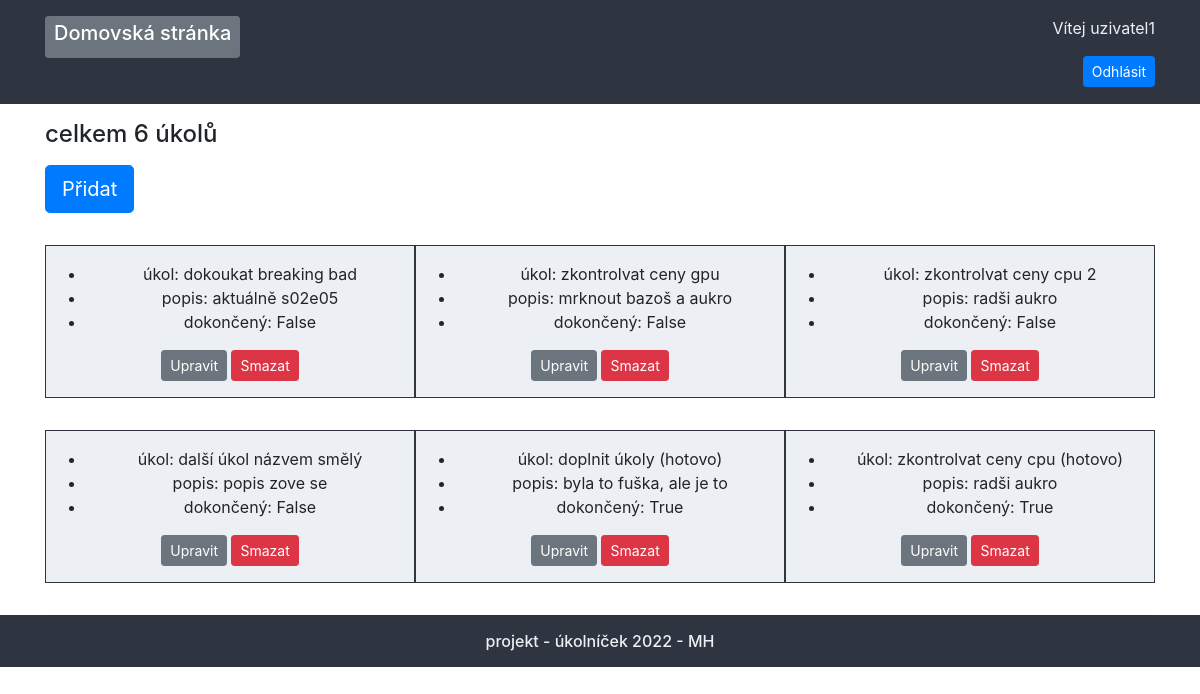
The app's page /profile/2 (signed in) with its own data.
### base/models.py (models this page shows, shortened)
class Task(models.Model):
    user = models.ForeignKey(User, on_delete=models.CASCADE)
    name = models.CharField(max_length=100)
    description = models.TextField(max_length=200, null=True, blank=True)
    finished = models.BooleanField(default=False)
    class Meta:
        ordering = ['finished'] ## nejdřív nedokončený, obráceně -finished

### base/views.py (the view)
# urls.py: path('profile/<int:pk>', views.userProfile, name="user-profile"),
@login_required(login_url='home')
def userProfile(request, pk):
    user = User.objects.get(id=pk)
    tasks = Task.objects.filter(user=user)
    task_count = tasks.count()
    data = {'user': user, 'tasks': tasks, 'count': task_count}
    return render(request, 'base/profile.html', data)

### base/templates/base/profile.html
{% extends 'main.html' %}
{% block content %}
<div class="container">
    <h4 class="mt-3 mb-3">celkem {{count}} úkolů</h4>
    <a href="{% url 'add-task' user.id %}" class="btn btn-primary btn-lg mb-3">Přidat</a>
    <div class="tasks d-flex flex-wrap">
        {% for task in tasks %}
            <div class="tasks-single pt-3 pb-3 mt-3 mb-3 text-center">
                <div class="tasks-single-task">
                    <ul>
                        <li>úkol: {{task.name}}</li>
                        <li>popis: {{task.description}}</li>
                        <li>dokončený: {{task.finished}}</li>
                    </ul>
                    <a href="{% url 'update-task' task.id %}" class="btn btn-secondary btn-sm">Upravit</a>
                    <a href="{% url 'remove-task' task.id %}" class="btn btn-danger btn-sm">Smazat</a>
                </div>
            </div>
        {% endfor %}
    </div>
</div>
{% endblock %}

### templates/main.html (shortened to what this page needs)
<!DOCTYPE html>
<html lang="cs">
<head>
    {% load static %}
    <link rel="stylesheet" href="https://stackpath.bootstrapcdn.com/bootstrap/4.3.1/css/bootstrap.min.css">
    <link rel="stylesheet" type="text/css" href="{% static 'css/style.css' %}"/>
</head>
<body>
    {% include 'navbar.html' %}
    {% block content %}
    {% endblock %}
    {% include 'footer.html' %}
</body>
</html>

### templates/navbar.html (shortened to what this page needs)
<header>
    <nav class="pt-3">
        <div class="container" id="navbar_menu">
            <div id="btn-domu">
                <a href="/" class="btn btn-secondary btn-sm">
                    <h5>Domovská stránka</h5>
                </a>
            </div>
            <div class="text-right">
                {% if request.user.is_authenticated %}
                    <p>Vítej {{request.user}}</p>
                    <a href="{% url 'logout' %}" class="btn btn-primary btn-sm">Odhlásit</a>
                {% endif %}
            </div>
        </div>
    </nav>
</header>

### templates/footer.html
<footer>
    <div class="container">
        <hr>
        <h6 class="text-center pb-3 mb-0">projekt - úkolníček 2022 - MH</h6>
    </div>
</footer>

### static/css/style.css (style rules this page uses)
footer { background-color: #2e3440; color: #eceff4; }
nav { background-color: #2e3440; color: #eceff4; }
#navbar_menu { display: grid; grid-template-columns: 1fr 1fr; }
.tasks-single { background-color: #eceff4; justify-content: center; flex: 100%; }
@media (min-width: 768px) { .tasks-single { flex: 50%; border: 1px solid #2e3440 } }
@media (min-width: 992px) { .tasks-single { flex: 30%; } }

### records on screen
Task: name "dokoukat breaking bad", description "aktuálně s02e05", finished "False"
Task: name "zkontrolvat ceny gpu", description "mrknout bazoš a aukro", finished "False"
Task: name "zkontrolvat ceny cpu 2", description "radši aukro", finished "False"
Task: name "další úkol názvem smělý", description "popis zove se", finished "False"
Task: name "doplnit úkoly (hotovo)", description "byla to fuška, ale je to", finished "True"
Task: name "zkontrolvat ceny cpu (hotovo)", description "radši aukro", finished "True"

### other values on screen
{{ request.user }} "uzivatel1"
{{ count }} "6"
